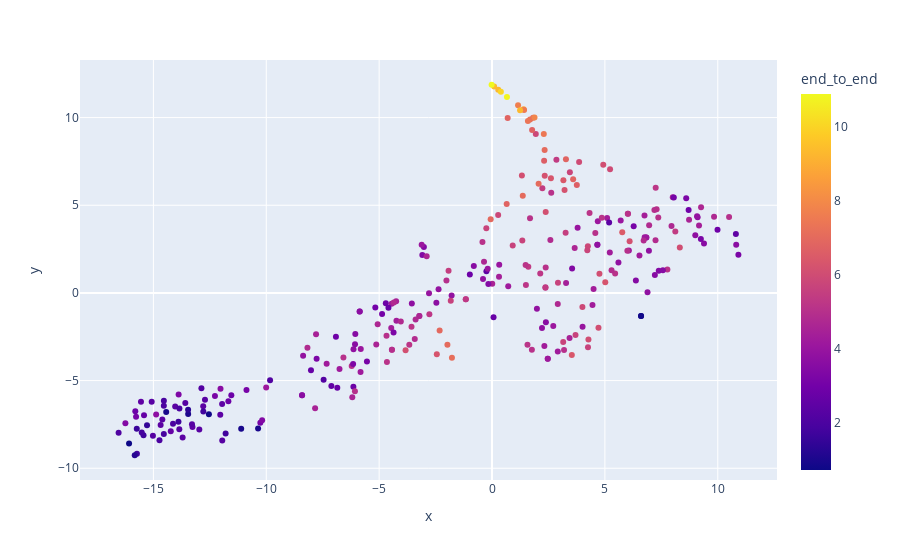

Here is the notebook cell this chart was saved with:
### Markdown cell above
Based on the visualization using original labels here we can confirm that how PED00156 (Random) enmsemble is different from PED00157 and PED00158 in terms of the dihederal angles distribution.

### Code cell
vis.dimensionality_reduction_scatter(color_by='end_to_end', kde_by_ensemble=True, size=20, plotly=True);

### Figure 1 — Plotly figure (JSON) as saved in the notebook; plotly's stock layout.template omitted (floating-point values rounded to 4 significant figures; data arrays with more than 128 entries replaced by an {"elided": "..."} marker saying what was removed)
{"data": [{"customdata": {"elided": "288x1 str values"}, "hovertemplate": "x=%{x}<br>y=%{y}<br>index=%{customdata[0]}<br>color=%{marker.color}<extra></extra>", "legendgroup": "", "marker": {"color": {"elided": "288 float values"}, "coloraxis": "coloraxis", "symbol": "circle"}, "mode": "markers", "name": "", "orientation": "v", "showlegend": false, "type": "scatter", "x": {"elided": "288 float values"}, "xaxis": "x", "y": {"elided": "288 float values"}, "yaxis": "y"}], "layout": {"coloraxis": {"colorbar": {"title": {"text": "end_to_end"}}, "colorscale": [[0, "#0d0887"], [0.1111, "#46039f"], [0.2222, "#7201a8"], [0.3333, "#9c179e"], [0.4444, "#bd3786"], [0.5556, "#d8576b"], [0.6667, "#ed7953"], [0.7778, "#fb9f3a"], [0.8889, "#fdca26"], [1, "#f0f921"]]}, "legend": {"tracegroupgap": 0}, "margin": {"t": 60}, "xaxis": {"anchor": "y", "domain": [0, 1], "title": {"text": "x"}}, "yaxis": {"anchor": "x", "domain": [0, 1], "title": {"text": "y"}}}}
